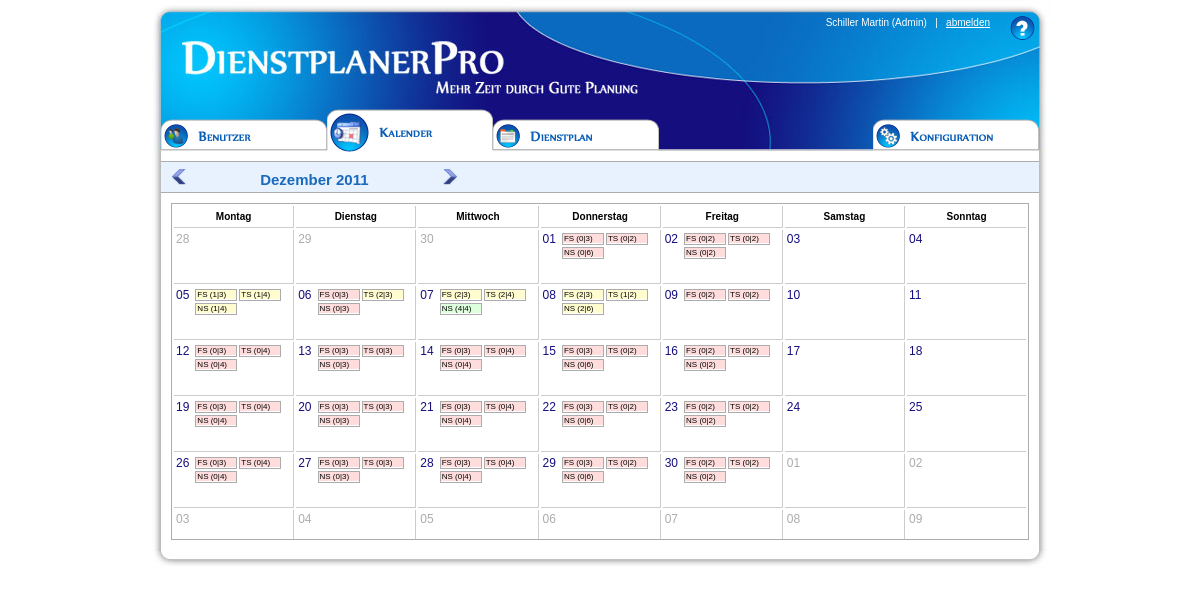
The app's page /index.php?seite=kalender (signed in) with its own data.
### tables this page shows
CREATE TABLE `schicht` (
  `sid` int(11) NOT NULL auto_increment,
  `bez` varchar(40) default NULL,
  `kbez` varchar(10) default NULL,
  `ab` time default NULL,
  `bis` time default NULL,
  `color` char(6) NOT NULL,
  PRIMARY KEY  (`sid`)
);

CREATE TABLE `schicht_ma` (
  `tid` int(11) NOT NULL default '0',
  `sid` int(11) NOT NULL default '0',
  `ma` int(11) default NULL,
  PRIMARY KEY  (`tid`,`sid`)
);

### klassen/kalender.klasse.php (called while the page is built, shortened)
<?php
class Kalender
{
	public $monat;
	public $jahr;
	public function setze_termin($monat, $jahr)
	{
		$this->monat = $monat;
		$this->jahr = $jahr;
	}
	public function hole_vor_monat()
	{
		if($this->monat=='1')
		{
			return array('12', $this->jahr-1);
		}
		else
		{
			return array($this->monat-1, $this->jahr);
		}
	}
	function hole_nach_monat()
	{
		if($this->monat=='12')
		{
			return array('1', $this->jahr+1);
		}
		else
		{
			return array($this->monat+1,$this->jahr);
		}
	}
	function hole_kalender()
	{
		$vor = $this->hole_vor_monat();
		$start = date('N', mktime(0,0,0,$this->monat,1,$this->jahr));
		$start_max = date('t', mktime(0,0,0,$vor[0],1,$vor[1]));
		$pre_max = date('t', mktime(0,0,0,$vor[0],1,$vor[1]));
	    $pre_start = $pre_max - $start + 2;
		$tag_2  = 1;
		$test = false;
		$neu  = 1;
		for($woche=1;$woche<7;$woche++)
		{
			for($tag=1;$tag<8;$tag++)
			{
				if($start==$tag)
				{
					$test=true;
				}
			 	if($test==false)
			 	{
			 		$monats_feld[$woche-1][$tag-1] = $pre_start;
			 		$pre_start++;
			 	}
			 	else
			 	{
					if($tag_2<=$start_max)
					{
						if($tag_2<10)
						{
							$tag_2 = '0'.$tag_2;
						}
						$monats_feld[$woche-1][$tag-1] = $tag_2;
						$tag_2++;
					}
					else
					{
						if($neu<10)
						{
							$neu = '0'.$neu;
						}
						$monats_feld[$woche-1][$tag-1] = $neu;
						$neu++;
					}
			 	}
			}
		}
		return $monats_feld;
	}
}
?>

### klassen/schicht.klasse.php (called while the page is built, shortened)
<?php
include ('klassen/schicht_mitarbeiter.klasse.php');
class Schicht
{
	public function hole_schicht_durch_id($sid)
	{
		$puffer = mysql_query('SELECT * FROM schicht where sid ='.$sid);
		$schicht_objekt = mysql_fetch_object($puffer, 'Schicht', array('sid', 'bez', 'kbez', 'ab', 'bis'));
		return $schicht_objekt;
	}
	public function hole_alle_schichten_fuer_kalender()
	{
		$schicht_mitarbeiter_kalender_feld = array();
		$puffer = mysql_query('SELECT * FROM schicht_ma');
		while($schicht_mitarbeiter_kalender_reihe = mysql_fetch_row($puffer))
		{
			$schicht = new Schicht();
			$schicht = $schicht->hole_schicht_durch_id($schicht_mitarbeiter_kalender_reihe['1']);
			$schicht_mitarbeiter = new Schicht_Mitarbeiter();
			$schicht_mitarbeiter_feld = $schicht_mitarbeiter->hole_alle_schicht_mitarbeiter_durch_sid($schicht_mitarbeiter_kalender_reihe['1']);
			$schicht_mitarbeiter_kalender_feld[$schicht_mitarbeiter_kalender_reihe['0']][] = $schicht;
			$schicht_mitarbeiter_kalender_feld[$schicht_mitarbeiter_kalender_reihe['0']][] = $schicht_mitarbeiter_feld;
			$schicht_mitarbeiter_kalender_feld[$schicht_mitarbeiter_kalender_reihe['0']][][] = $schicht_mitarbeiter_kalender_reihe;
		}
		return $schicht_mitarbeiter_kalender_feld;
	}
}
?>

### klassen/schicht_mitarbeiter.klasse.php (called while the page is built, shortened)
<?php
 class Schicht_Mitarbeiter
 {
 	public function hole_alle_schicht_mitarbeiter_durch_sid($sid)
 	{
 		$schichten_mitarbeiter_feld = array();
 		$puffer = mysql_query("SELECT * FROM schicht_mitarbeiter WHERE sid='".$sid."'");
 		while($mitarbeiter_schicht_objekt = mysql_fetch_object($puffer, 'Schicht_Mitarbeiter', array('smid', 'sid', 'mid', 'termin')))
 		{
 			$schichten_mitarbeiter_feld[] = $mitarbeiter_schicht_objekt;
 		}
 		return $schichten_mitarbeiter_feld;
 	}
 }
 ?>

### kalender_uebersicht.php (the view, shortened to what this page needs)
<?php
include('klassen/kalender.klasse.php');
include('klassen/schicht.klasse.php');
$kalender = new Kalender();
if(isset($_GET['monat'])&&isset($_GET['jahr']))
{
	$kalender->setze_termin($_GET['monat'], $_GET['jahr']);
	$termin = $_GET['jahr'].'-'.$_GET['monat'].'-'.date('t', mktime(0,0,0,$_GET['monat'],1,$_GET['jahr']));
}
else
{
	$kalender->setze_termin((int)date('m', time()), date('Y', time()));
}
$kalender_feld = $kalender->hole_kalender();
$vor = $kalender->hole_vor_monat();
$nach = $kalender->hole_nach_monat();
$schicht_mitarbeiter_kalender = new Schicht();
$schicht_mitarbeiter_kalender_feld = $schicht_mitarbeiter_kalender->hole_alle_schichten_fuer_kalender();
?>
<div id="submenu">
    <a id="pfeil_links" href="index.php?seite=kalender&sub=uebersicht&monat=<?php echo $vor[0]; ?>&jahr=<?php echo $vor[1]; ?>"></a>
    <span id="kalenderueberschrift"><?php echo $kalender->monats_name[$kalender->monat].' '.$kalender->jahr; ?></span>
    <a id="pfeil_rechts" href="index.php?seite=kalender&sub=uebersicht&monat=<?php echo $nach[0]; ?>&jahr=<?php echo $nach[1]; ?>"></a>
</div>
<div id="hauptinhalt_kal">
		<table>
			<tr>
				<th class="kalenderhead">Montag</th>
				<th class="kalenderhead">Dienstag</th>
				<th class="kalenderhead">Mittwoch</th>
				<th class="kalenderhead">Donnerstag</th>
				<th class="kalenderhead">Freitag</th>
				<th class="kalenderhead">Samstag</th>
				<th class="kalenderhead_7">Sonntag</th>
			</tr>
<?php
$test = 0;
$col=0;
$row=1;
foreach($kalender_feld as $woche)
{
    switch($row){
        case 1: case 2: case 3: case 4: case 5: $row_class = ''; break;
        case 6: $row_class = 'row_6'; break;
    }
	echo '<tr>';
	foreach($woche as $tag_id => $tag)
	{
            $col++;
            switch($col){
                case 1: case 2: case 3: case 4: case 5: case 6: $col_class = ''; break;
                case 7: $col_class = 'col_7'; break;
            }
		if($tag=='1')
		{
			$test++;
		}
		if($test!='1')
		{
			echo '<td class="kalenderfeld '.$col_class.' '.$row_class.'" style="color:#acacac;"><span>'.$tag.'</span></td>';
		}
		else
		{
			$kalender_termin = $kalender->jahr.'-'.$kalender->monat.'-'.$tag;
			echo '<td class="kalenderfeld '.$col_class.' '.$row_class.'" style="color:#150e7e;"><span>'.$tag.'</span>';
			if(isset($schicht_mitarbeiter_kalender_feld[$tag_id+1]))
			{
				foreach($schicht_mitarbeiter_kalender_feld[$tag_id+1] as $schluessel => $schicht_mitarbeiter_kalender)
				{
					if($schluessel%3==0)
					{
						$ausgabe_sid = $schicht_mitarbeiter_kalender->sid;
						$ausgabe =  $schicht_mitarbeiter_kalender->kbez;
					}
					if($schluessel%3==1)
					{
						$von = 0;
						foreach($schicht_mitarbeiter_kalender as $schicht_mitarbeiter)
						{
							if(isset($schicht_mitarbeiter) && $schicht_mitarbeiter->termin==$kalender_termin)
							{
								$von = $von + 1;
							}
						}
						$ausgabe.= ' ('.$von.'|';
					}
					if($schluessel%3==2)
					{
						$bis = $schicht_mitarbeiter_kalender['0']['2'];
						$ausgabe .= $bis.')</div></a>';
						if($von=='0'&&$bis>0)
						{
							echo '<a href="index.php?seite=kalender&sub=detail&sid='.$ausgabe_sid.'&jahr='.$kalender->jahr.'&monat='.$kalender->monat.'&tag='.$tag.'"><div style="background:#ffdddd;padding:0px 1px;">'.$ausgabe;
						}
						if($von>'0'&&$bis>'0'&&$von<$bis)
						{
							echo '<a href="index.php?seite=kalender&sub=detail&sid='.$ausgabe_sid.'&jahr='.$kalender->jahr.'&monat='.$kalender->monat.'&tag='.$tag.'"><div style="background:#fffccf;padding:0px 1px;">'.$ausgabe;
						}
						if($von>'0'&&$bis>'0'&&$von==$bis)
						{
							echo '<a href="index.php?seite=kalender&sub=detail&sid='.$ausgabe_sid.'&jahr='.$kalender->jahr.'&monat='.$kalender->monat.'&tag='.$tag.'"><div style="background:#ddffdd;padding:0px 1px;">'.$ausgabe;
						}
					}
				}
			}
			echo '</td>';
		}
            if($col==7){
                $col=0;
                $row++;
            }
	}
	echo '</tr>';
}
?>
		</table>
</div>

### css/main_css.css (style rules this page uses)
body { background-color: #ffffff; margin: 0px; padding: 0px; font-family: Verdana, sans-serif; font-size: 12px; }
a { text-decoration: none; color: #849acf; font-size:12px; }
th, td { padding: 5px; text-align:left; }
#hauptinhalt table, #hauptinhalt_kal table { width: 100%; }
#submenu { width: 100%; height: 30px; background-color: #e8f2ff; border-top:1px solid #acacac; border-bottom:1px solid #acacac; line-height: 28px; }
#submenu a { font-size:12px; color:#1969bc; font-weight: bold; margin:0 10px; }
#hauptinhalt_kal { border:1px solid #acacac; margin:10px; height: 335px; overflow: hidden; }
.kalenderhead, .kalenderhead_7 { border-bottom: 1px solid #ccc; border-right: 1px solid #ccc; text-align: center; font-size: 10px; }
.kalenderhead_7 { border-right: none; }
.kalenderfeld { height: 49px; width: 90px; vertical-align: top; border-bottom: 1px solid #ccc; border-right: 1px solid #ccc; overflow:hidden; padding:2px; }
.col_7 { border-right:none; }
.row_6 { border-bottom:none; }
.kalenderfeld a { display: block; width: 40px; height: 10px; float: left; font-size: 8px; color:#000; border: 1px solid #acacac; margin:1px; }
.kalenderfeld span { float:left; height: 40px; margin-right:5px; }
#kalenderueberschrift { font-size: 15px; font-weight: bold; text-align: center; display: inline-block; width: 200px; color:#1969bc; }
#pfeil_links { background-image: url(../bilder/pfeil_links.png); display: inline-block; width: 30px; height: 23px; }
#pfeil_rechts { background-image: url(../bilder/pfeil_rechts.png); display: inline-block; width: 30px; height: 23px; }

### records on screen
schicht: kbez "FS (0|", kbez "FS (1|", kbez "FS (2|"
schicht_ma: ma "3"
schicht: kbez "TS (0|", kbez "TS (1|", kbez "TS (2|"
schicht_ma: ma "2"
schicht: kbez "NS (0|", kbez "NS (1|", kbez "NS (4|", kbez "NS (2|"
schicht_ma: ma "6"
schicht_ma: ma "2"
schicht_ma: ma "2"
schicht_ma: ma "2"
schicht_ma: ma "3"
schicht_ma: ma "4"
schicht_ma: ma "4"
schicht_ma: ma "3"
schicht_ma: ma "3"
schicht_ma: ma "3"
schicht_ma: ma "3"
schicht_ma: ma "4"
schicht_ma: ma "4"

### other values on screen
$_SESSION['mitarbeiter']->name "Schiller"
$_SESSION['mitarbeiter']->vname "Martin"
$recht "Admin"
$kalender->monats_name[$kalender->monat] "Dezember"
$kalender->jahr "2011"
$tag "28"
$tag "29"
$tag "30"
$tag "01"
$tag "02"
$tag "03"
$tag "04"
$tag "05"
$tag "06"
$tag "07"
